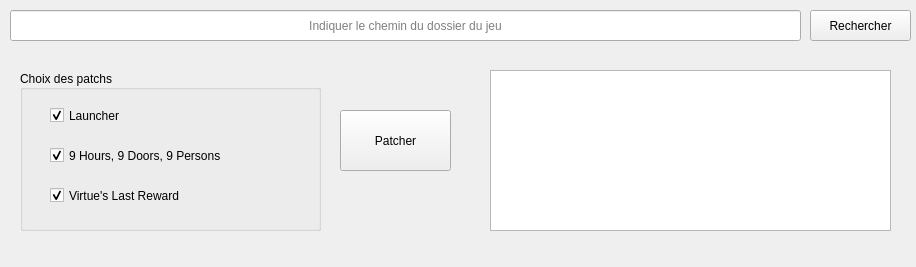
<?xml version="1.0" encoding="UTF-8"?>
<ui version="4.0">
 <class>MainWindow</class>
 <widget class="QMainWindow" name="MainWindow">
  <property name="geometry">
   <rect>
    <x>0</x>
    <y>0</y>
    <width>916</width>
    <height>267</height>
   </rect>
  </property>
  <property name="minimumSize">
   <size>
    <width>916</width>
    <height>267</height>
   </size>
  </property>
  <property name="maximumSize">
   <size>
    <width>916</width>
    <height>267</height>
   </size>
  </property>
  <property name="windowTitle">
   <string>DreamTeamTrad - Patcheur automatique pour Zero Escape: The Nonary Games</string>
  </property>
  <property name="windowIcon">
   <iconset resource="ressource.qrc">
    <normaloff>:/ressource/DreamteamLogo.ico</normaloff>:/ressource/DreamteamLogo.ico</iconset>
  </property>
  <widget class="QWidget" name="centralwidget">
   <property name="styleSheet">
    <string notr="true"/>
   </property>
   <widget class="QPushButton" name="pushButton_browse">
    <property name="geometry">
     <rect>
      <x>810</x>
      <y>10</y>
      <width>101</width>
      <height>31</height>
     </rect>
    </property>
    <property name="layoutDirection">
     <enum>Qt::RightToLeft</enum>
    </property>
    <property name="text">
     <string>Rechercher</string>
    </property>
   </widget>
   <widget class="QPushButton" name="pushButton_process">
    <property name="geometry">
     <rect>
      <x>340</x>
      <y>110</y>
      <width>111</width>
      <height>61</height>
     </rect>
    </property>
    <property name="maximumSize">
     <size>
      <width>16777215</width>
      <height>16777211</height>
     </size>
    </property>
    <property name="text">
     <string>Patcher</string>
    </property>
   </widget>
   <widget class="QLineEdit" name="lineEdit_gamePath">
    <property name="geometry">
     <rect>
      <x>10</x>
      <y>10</y>
      <width>791</width>
      <height>31</height>
     </rect>
    </property>
    <property name="alignment">
     <set>Qt::AlignCenter</set>
    </property>
    <property name="placeholderText">
     <string>Indiquer le chemin du dossier du jeu</string>
    </property>
   </widget>
   <widget class="QGroupBox" name="groupBox_choicePatch">
    <property name="geometry">
     <rect>
      <x>20</x>
      <y>70</y>
      <width>301</width>
      <height>161</height>
     </rect>
    </property>
    <property name="title">
     <string>Choix des patchs</string>
    </property>
    <property name="alignment">
     <set>Qt::AlignLeading|Qt::AlignLeft|Qt::AlignVCenter</set>
    </property>
    <widget class="QCheckBox" name="checkBox_999">
     <property name="geometry">
      <rect>
       <x>30</x>
       <y>70</y>
       <width>251</width>
       <height>31</height>
      </rect>
     </property>
     <property name="text">
      <string>9 Hours, 9 Doors, 9 Persons</string>
     </property>
     <property name="checked">
      <bool>true</bool>
     </property>
    </widget>
    <widget class="QCheckBox" name="checkBox_Launcher">
     <property name="geometry">
      <rect>
       <x>30</x>
       <y>30</y>
       <width>121</width>
       <height>31</height>
      </rect>
     </property>
     <property name="text">
      <string>Launcher</string>
     </property>
     <property name="checked">
      <bool>true</bool>
     </property>
    </widget>
    <widget class="QCheckBox" name="checkBox_VLR">
     <property name="geometry">
      <rect>
       <x>30</x>
       <y>110</y>
       <width>221</width>
       <height>31</height>
      </rect>
     </property>
     <property name="text">
      <string>Virtue's Last Reward</string>
     </property>
     <property name="checked">
      <bool>true</bool>
     </property>
    </widget>
   </widget>
   <widget class="QTextEdit" name="textEdit_log">
    <property name="geometry">
     <rect>
      <x>490</x>
      <y>70</y>
      <width>401</width>
      <height>161</height>
     </rect>
    </property>
    <property name="acceptDrops">
     <bool>false</bool>
    </property>
    <property name="readOnly">
     <bool>true</bool>
    </property>
   </widget>
  </widget>
 </widget>
 <resources>
  <include location="ressource.qrc"/>
 </resources>
 <connections/>
</ui>
